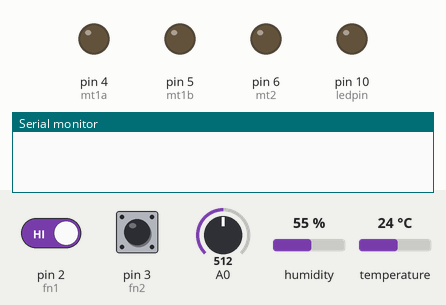
Simulated run of this sketch. Board: Arduino Mega 2560, built with avr-gcc and run on an emulated ATmega2560. Shown: output pins drawn as LEDs (lit = HIGH), the last lines printed to the serial monitor. The test bench sets the inputs (shaded band); at power-on: A0 = 512, pin 2 (fn1) HIGH, pin 3 (fn2) HIGH, humidity 55 %, temperature 24 °C.

Above: at 1.2 s.
1.3 s: A0 set to 256
6.3 s: A0 set to 231
At 10.6 s:
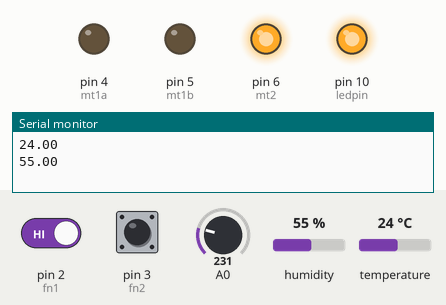
11.7 s: pin 2 (fn1) driven LOW
At 12.0 s:
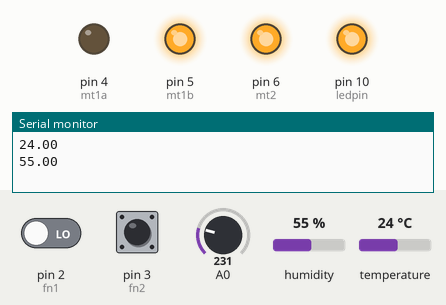
13.2 s: pin 2 (fn1) driven HIGH
At 13.7 s:
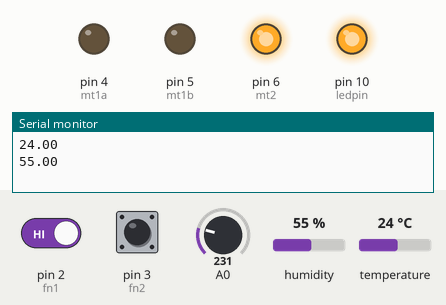
14.7 s: A0 set to 306
At 17.4 s:
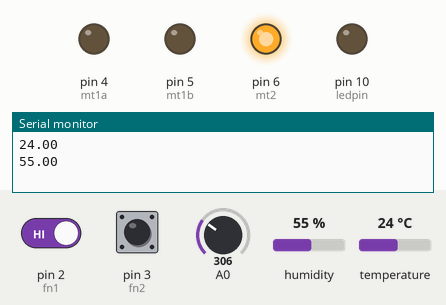
18.2 s: pin 2 (fn1) driven LOW
At 19.2 s:
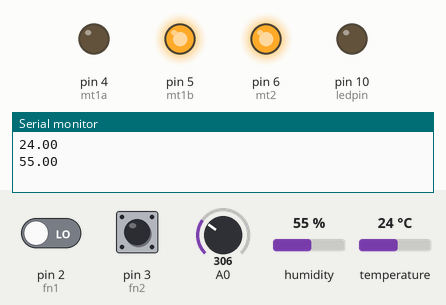
Timing chart, 0 to 20.7 s (numbered marks = the images above; inputs shaded):
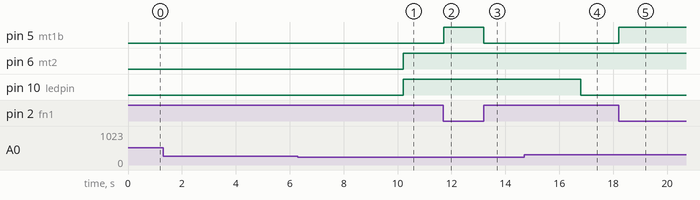

The sketch:

Codigo_pro.ino.ino
```cpp
#include <DHT.h>
DHT dht(12, 22);  // Pin 12 de lectura del sensor
int ledpin = 10;  // Salida hacia transistor de control de leds
int fn1 = 2;      // Final de carrera techo cerrado
int fn2 = 3;      // Final de carrera techo abierto
int mt1a = 4;     // Motor del techo pulso de apertura
int mt1b = 5;     // Motor del techo pulso de cierre
int mt2 = 6;      // Motor de ventilador
int mt3 = 7;      // Motor de bomba de agua
int i;            // Variable cuenta tiepo en 1/100 sec
int n;            // Segunda variable de tiempo 1/100 sec
void setup()
{
  Serial.begin(9600);
  pinMode(ledpin, OUTPUT);
  pinMode(fn1, INPUT);
  pinMode(fn2, INPUT);
  pinMode(mt1a, OUTPUT);
  pinMode(mt1b, OUTPUT);
  pinMode(mt2, OUTPUT);
  i=0;
  n=0;
}
void loop()
{
 float temp = dht.readTemperature();
 float humedad = dht.readHumidity();
 float sensorValue = analogRead(A0);
 float voltage = sensorValue * (5.0 / 1023.0);
 int opn = digitalRead(fn1);
 int cls = digitalRead(fn2);
 delay(10);
 i=i+1;
 n=n+1;
 if(voltage<4)                  // Luz para cerrar el techo
  {
    while(opn != HIGH)
    {
      digitalWrite (mt1b, HIGH);
      opn = digitalRead(fn1);
    }
    digitalWrite(mt1b, LOW);
    if(voltage<1.2 && i>=500)    // Prende las luces con un retardo de 5 seg
    {
      digitalWrite(10, HIGH);
      i=0;
    }
    else if(voltage>1.2 && i>=500) // Apaga las luces con un retardo de 5 sec
    {
      digitalWrite(10, LOW);
      i=0;
    }
  }
  else if(voltage>4)      // Luz para abrir el techo
  {
    while(cls != HIGH)
    {
      digitalWrite (mt1a, HIGH);
      cls = digitalRead(fn2);
    }
    digitalWrite (mt1a, LOW);
  }
  if(n >= 1000)   // Temperatura y humedad cada 10 segundos
  {
    if(temp >= 23)
    {
      digitalWrite(6, HIGH);   // Prende ventilador
      n=0;
      if(humedad < 50.00)
      {
        digitalWrite(7, HIGH);  // Prende motor humedad
        delay(5000);             // Riega 5 segundos
      }
      digitalWrite(7, LOW);   // Apaga el motor
    }
    else if(temp < 23)
    {
      digitalWrite(6, LOW);    // Apaga ventilador
      n=0;
      if(humedad < 50.00)
      {
        digitalWrite(7, HIGH);  // Prende motor humedad
        delay(2000);             // Riega 2 segundos
      }
      digitalWrite(7, LOW);   // Apaga el motor
    }
   Serial.println(temp);
   Serial.println(humedad);
  }
}
```

Measured:
- the behaviour switches between 246 and 245 on A0 (found by bisection; images 0 and 1)
- after the input at 1.3 s, every drawn part: stays the same
- after the input at 6.3 s, pin 10 (ledpin): LOW → HIGH after 3.9 s
- after the input at 11.7 s, pin 5 (mt1b): LOW → HIGH at once
- after the input at 13.2 s, pin 5 (mt1b): HIGH → LOW at once
- after the input at 14.7 s, pin 10 (ledpin): HIGH → LOW after 2.1 s
- after the input at 18.2 s, pin 5 (mt1b): LOW → HIGH at once
